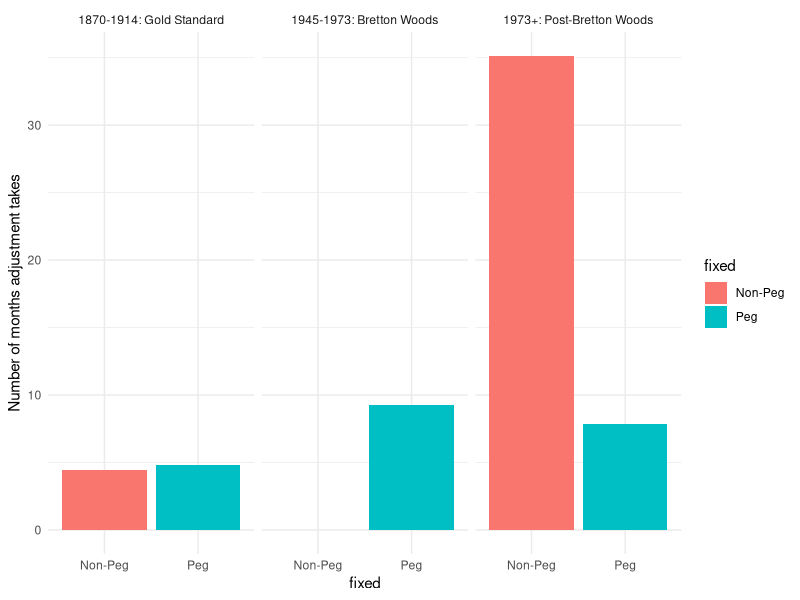

Source code (R):
## ---- chunk 1
library(tidyverse)

df <- tibble(regime = c("1870-1914: Gold Standard", "1870-1914: Gold Standard",
                             "1945-1973: Bretton Woods",
                             "1973+: Post-Bretton Woods", "1973+: Post-Bretton Woods"),
             fixed = c("Peg", "Non-Peg", "Peg", "Peg", "Non-Peg"),
             theta = c(-.27, -.16, -.11, -.19, -.06),
             Halflife = c(4.79, 4.44, 9.28, 7.84, 35.16))

df |>
  ggplot(aes(fixed, Halflife, fill = fixed)) +
  geom_col() +
  facet_wrap(~regime) +
  theme_minimal() +
  ylab("Number of months adjustment takes")
